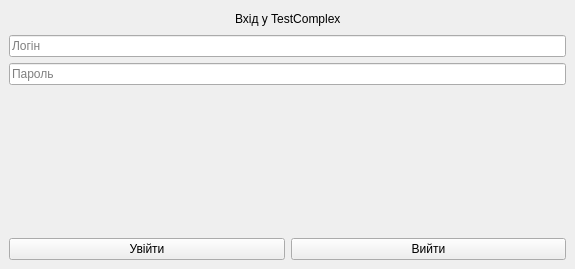
<?xml version="1.0" encoding="UTF-8"?>
<ui version="4.0">
 <class>MainWindow</class>
 <widget class="QMainWindow" name="MainWindow">
  <property name="geometry">
   <rect>
    <x>0</x>
    <y>0</y>
    <width>575</width>
    <height>269</height>
   </rect>
  </property>
  <property name="windowTitle">
   <string>TestComplex</string>
  </property>
  <widget class="QWidget" name="centralwidget">
   <layout class="QVBoxLayout" name="verticalLayout_2">
    <item>
     <layout class="QVBoxLayout" name="verticalLayout">
      <item>
       <layout class="QHBoxLayout" name="horizontalLayout">
        <item>
         <spacer name="horizontalSpacer_2">
          <property name="orientation">
           <enum>Qt::Horizontal</enum>
          </property>
          <property name="sizeHint" stdset="0">
           <size>
            <width>40</width>
            <height>20</height>
           </size>
          </property>
         </spacer>
        </item>
        <item>
         <widget class="QLabel" name="HelloLabel">
          <property name="text">
           <string>Вхід у TestComplex</string>
          </property>
         </widget>
        </item>
        <item>
         <spacer name="horizontalSpacer">
          <property name="orientation">
           <enum>Qt::Horizontal</enum>
          </property>
          <property name="sizeHint" stdset="0">
           <size>
            <width>40</width>
            <height>20</height>
           </size>
          </property>
         </spacer>
        </item>
       </layout>
      </item>
      <item>
       <widget class="QLineEdit" name="LoginEdit">
        <property name="text">
         <string extracomment="login"/>
        </property>
        <property name="placeholderText">
         <string>Логін</string>
        </property>
       </widget>
      </item>
      <item>
       <widget class="QLineEdit" name="PassEdit">
        <property name="inputMask">
         <string/>
        </property>
        <property name="text">
         <string extracomment="password"/>
        </property>
        <property name="placeholderText">
         <string>Пароль</string>
        </property>
       </widget>
      </item>
      <item>
       <spacer name="verticalSpacer">
        <property name="orientation">
         <enum>Qt::Vertical</enum>
        </property>
        <property name="sizeHint" stdset="0">
         <size>
          <width>20</width>
          <height>40</height>
         </size>
        </property>
       </spacer>
      </item>
      <item>
       <layout class="QHBoxLayout" name="horizontalLayout_2">
        <item>
         <widget class="QPushButton" name="LoginButton">
          <property name="text">
           <string>Увійти</string>
          </property>
         </widget>
        </item>
        <item>
         <widget class="QPushButton" name="ExitButton">
          <property name="text">
           <string>Вийти</string>
          </property>
         </widget>
        </item>
       </layout>
      </item>
     </layout>
    </item>
   </layout>
  </widget>
 </widget>
 <resources/>
 <connections/>
</ui>
